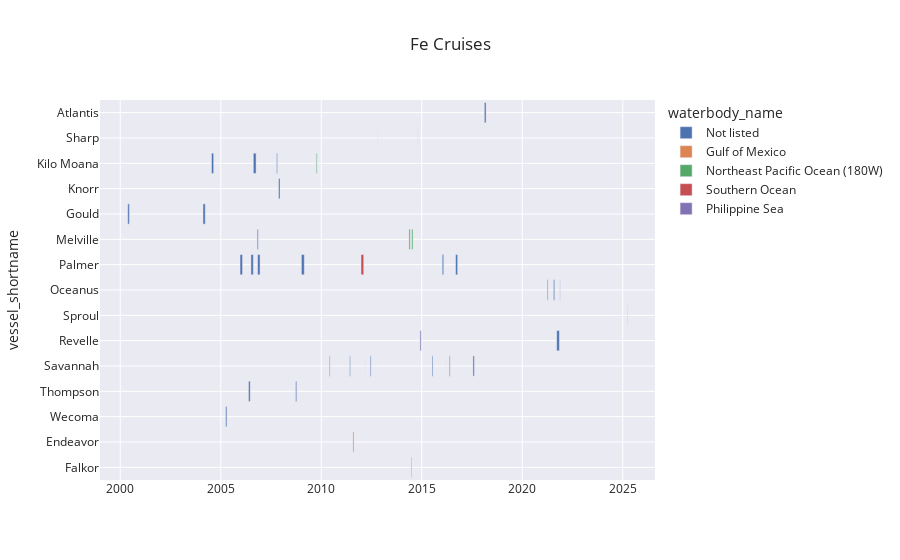

Write notebook code for a chart like this one.
### Code cell
title = "Fe Cruises"
fig = px.timeline(
    filtered_cruises,
    x_start="depart_date",
    x_end="arrive_date",
    y="vessel_shortname",  # This will be the label for each bar on the y-axis
    color="waterbody_name", # You can color by the same ID or another categorical column
    title=title,
    # Other optional arguments:
    hover_name="cruise_name", # Show more info on hover
    hover_data=["cruise_id", "waterbody_name", "cruise_doi"], # Show more info on hover
    # text="label_on_bar", # Text directly on the bar
    # facet_row="some_category", # For breaking down by a category
    # template="plotly_white" # or "plotly_dark", "ggplot2", "seaborn", etc.
    template = "seaborn"
)

# You might want to sort the y-axis (tasks) for better readability
fig.update_yaxes(autorange="reversed") # To display the first task at the top

fig.show()
fig.write_html("plots/Fe Cruises.html")

### Figure 1 — Plotly figure (JSON) as saved in the notebook; plotly's stock layout.template omitted (floating-point values rounded to 4 significant figures)
{"data": [{"base": ["2018-02-11T00:00:00.000000000", "2014-10-24T00:00:00.000000000", "2012-10-22T00:00:00.000000000", "2007-10-11T00:00:00.000000000", "2006-08-15T00:00:00.000000000", "2004-07-16T00:00:00.000000000", "2007-11-16T00:00:00.000000000", "2004-02-12T00:00:00.000000000", "2000-05-16T00:00:00.000000000", "2006-10-24T00:00:00.000000000", "2016-09-07T00:00:00.000000000", "2016-01-08T00:00:00.000000000", "2009-01-05T00:00:00.000000000", "2006-11-01T00:00:00.000000000", "2006-07-03T00:00:00.000000000", "2005-12-17T00:00:00.000000000", "2021-11-15T00:00:00.000000000", "2021-07-21T00:00:00.000000000", "2021-03-30T00:00:00.000000000", "2025-03-20T00:00:00.000000000", "2021-09-18T00:00:00.000000000", "2017-07-19T00:00:00.000000000", "2016-05-15T00:00:00.000000000", "2016-03-14T00:00:00.000000000", "2015-07-08T00:00:00.000000000", "2012-06-08T00:00:00.000000000", "2012-03-09T00:00:00.000000000", "2011-06-01T00:00:00.000000000", "2011-03-12T00:00:00.000000000", "2010-05-28T00:00:00.000000000", "2010-03-13T00:00:00.000000000", "2008-09-22T00:00:00.000000000", "2006-05-19T00:00:00.000000000", "2005-03-31T00:00:00.000000000"], "customdata": [["AT39-05", "Not listed", "10.7284/907941"], ["HRS1420", "Not listed", "10.7284/904774"], ["HRS121022GL", "Not listed", "10.7284/902082"], ["KM0719", "Not listed", "10.7284/901750"], ["KM0625", "Not listed", "10.7284/903031"], ["KM0415", "Not listed", "10.7284/901686"], ["KN192-05", "Not listed", "10.7284/900254"], ["LMG0402", "Not listed", "10.7284/905264"], ["LMG0005", "Not listed", "10.7284/905215"], ["MGLN10MV", "Not listed", "10.7284/903783"], ["NBP1608", "Not listed", "10.7284/907207"], ["NBP1601", "Not listed", "10.7284/906711"], ["NBP0901", "Not listed", "10.7284/905547"], ["NBP0608", "Not listed", "10.7284/905528"], ["NBP0606", "Not listed", "10.7284/905523"], ["NBP0601", "Not listed", "10.7284/905515"], ["OC2111A", "Not listed", "10.7284/909874"], ["OC2107A", "Not listed", "10.7284/909868"], ["OC2102A", "Not listed", "10.7284/909121"], ["SP2507", "Not listed", "10.7284/910834"], ["RR2106", "Not listed", "10.7284/909271"], ["SAV-17-15", "Not listed", "10.7284/907768"], ["SAV-16-16", "Not listed", "10.7284/907378"], ["SAV-16-07", "Not listed", "10.7284/907369"], ["SAV-15-18", "Not listed", "10.7284/906770"], ["SAV-12-22", "Not listed", "10.7284/905042"], ["SAV-12-10", "Not listed", "10.7284/905039"], ["SAV-11-15", "Not listed", "10.7284/904989"], ["SAV-11-04", "Not listed", "10.7284/905011"], ["SAV-10-12", "Not listed", "10.7284/902733"], ["SAV-10-06", "Not listed", "10.7284/902223"], ["TN225", "Not listed", "10.7284/902264"], ["TN195", "Not listed", "10.7284/901065"], ["W0503C", "Not listed", "10.7284/900620"]], "hovertemplate": "<b>%{hovertext}</b><br><br>waterbody_name=%{customdata[1]}<br>depart_date=%{base}<br>arrive_date=%{x}<br>vessel_shortname=%{y}<br>cruise_id=%{customdata[0]}<br>cruise_doi=%{customdata[2]}<extra></extra>", "hovertext": ["Collaborative Research: Iron and phosphorus balanced limitation of nitrogen fixation in the oligotrophic ocean", "Pyrite Nanoparticles as a Kinetically Stable Iron Source to the Ocean", "Pyrite Nanoparticles as a Kinetically Stable Iron Source to the Ocean", "Iron-Oxidizing Microbial Observatory (FeMO-2) - Loihi Seamount", "Iron in the Equatorial Undercurrent (EUC Fe)", "Iron-Complexing Ligands-Subarctic Pacific Ocean", "Interactions of Cobalt and Iron with in situ Cyanobacterial Physiology in the South Atlantic", "Plankton Community Structure and Iron Distribution in the Southern Drake Passage and Scotia Sea", "Influence of Seasonal Ice Cover on Pelagic and Benthic Communities/Planktonic Invertebrate Larvae and Biogeography of the Antarctic/Influence of Hydrothermal Discharge on Coastal Ocean Dissolved Iron Concentrations at Deception Island/ADCP Trials", "Loihi Seamount as an Observatory for the Study of Neutrophilic Iron-Oxidizing Bacteria and the Microbial Iron Cycle", "Investigating Iron-binding Ligands in Southern Ocean Diatom Communities", "Organic Carbon Oxidation and Iron Remobilization by West Antarctic Shelf Sediments", "Amundsen Sea Influence on West Antarctic Ice Sheet Stability and Sea Level Rise/Sampling the Ocean-Sea Ice Interaction in the Pacific Center of the Antarctic Dipole/Shedding Dynamic Light on Iron Limitation", "Interaction of Iron, Light and CO2 on Phytoplankton Community Dynamics in the Ross Sea", "Plankton Community Structure and Iron Distribution in the Southern Drake Passage and Scotia Sea", "Interaction of Iron, Light and CO2 on Phytoplankton Community Dynamics in the Ross Sea", "Iron Shuttle", "Iron Shuttle", "Iron Shuttle", "Pumped Vertical Profiles for In-Situ Trace Iron and Organic Iron-Binding Parameters Using Novel Electrochemical Fe(III) Sensing", "Stabilized Iron", "Iron Flux on Continental Margins", "Soluble Iron Fluxing from Continental Margin Sediments", "Soluble Iron Fluxing from Continental Margin Sediments", "Soluble Iron Fluxing from Continental Margin Sediments", "Release of Iron from Continental Margin Sediments/In Situ High-Pressure Liquid Chromatography (HPLC)", "Release of Iron from Continental Margin Sediments", "Release of Iron from Continental Margin Sediments", "Release of Iron from Continental Margin Sediments", "Processes Controlling Release of Iron from Continental Margin Sediments", "Processes Controlling Release of Iron from Continental Margin Sediments", "Iron-Oxidizing Microbial Observatory (FeMO-3) - Loihi Seamount", "Iron Availability to Phytoplankton", "Soluble and Colloidal Iron-Binding Ligands"], "legendgroup": "Not listed", "marker": {"color": "rgb(76,114,176)", "pattern": {"shape": ""}}, "name": "Not listed", "orientation": "h", "showlegend": true, "textposition": "auto", "type": "bar", "x": [2678400000, 86400000, 86400000, 1382400000, 4320000000, 3369600000, 2332800000, 3542400000, 2592000000, 1641600000, 3196800000, 2246400000, 4492800000, 3801600000, 3715200000, 3801600000, 432000000, 1900800000, 1296000000, 259200000, 4233600000, 2160000000, 1296000000, 0, 1382400000, 1382400000, 86400000, 1123200000, 0, 1123200000, 0, 1728000000, 2678400000, 1900800000], "xaxis": "x", "y": ["Atlantis", "Sharp", "Sharp", "Kilo Moana", "Kilo Moana", "Kilo Moana", "Knorr", "Gould", "Gould", "Melville", "Palmer", "Palmer", "Palmer", "Palmer", "Palmer", "Palmer", "Oceanus", "Oceanus", "Oceanus", "Sproul", "Revelle", "Savannah", "Savannah", "Savannah", "Savannah", "Savannah", "Savannah", "Savannah", "Savannah", "Savannah", "Savannah", "Thompson", "Thompson", "Wecoma"], "yaxis": "y"}, {"base": ["2011-07-30T00:00:00.000000000"], "customdata": [["EN497", "Gulf of Mexico", "10.7284/903501"]], "hovertemplate": "<b>%{hovertext}</b><br><br>waterbody_name=%{customdata[1]}<br>depart_date=%{base}<br>arrive_date=%{x}<br>vessel_shortname=%{y}<br>cruise_id=%{customdata[0]}<br>cruise_doi=%{customdata[2]}<extra></extra>", "hovertext": ["Continental Shelf Diagenesis II: Coastal Iron Supply"], "legendgroup": "Gulf of Mexico", "marker": {"color": "rgb(221,132,82)", "pattern": {"shape": ""}}, "name": "Gulf of Mexico", "orientation": "h", "showlegend": true, "textposition": "auto", "type": "bar", "x": [1728000000], "xaxis": "x", "y": ["Endeavor"], "yaxis": "y"}, {"base": ["2014-06-25T00:00:00.000000000", "2009-10-01T00:00:00.000000000", "2014-07-03T00:00:00.000000000", "2014-05-13T00:00:00.000000000"], "customdata": [["FK140625", "Northeast Pacific Ocean (180W)", "10.7284/900606"], ["KM0923", "Northeast Pacific Ocean (180W)", "10.7284/903648"], ["MV1405", "Northeast Pacific Ocean (180W)", "10.7284/904099"], ["MV1403", "Northeast Pacific Ocean (180W)", "10.7284/904100"]], "hovertemplate": "<b>%{hovertext}</b><br><br>waterbody_name=%{customdata[1]}<br>depart_date=%{base}<br>arrive_date=%{x}<br>vessel_shortname=%{y}<br>cruise_id=%{customdata[0]}<br>cruise_doi=%{customdata[2]}<extra></extra>", "hovertext": ["The Iron Eaters of Loihi Seamount", "Iron-Oxidizing Microbial Observatory (FeMO-4) - Loihi Seamount", "An Iron Limitation Mosaic Within the Central California Current System", "Iron Regulation of the Food Quality of Phytoplankton In Acidified Eastern Boundary Upwelling Systems"], "legendgroup": "Northeast Pacific Ocean (180W)", "marker": {"color": "rgb(85,168,104)", "pattern": {"shape": ""}}, "name": "Northeast Pacific Ocean (180W)", "orientation": "h", "showlegend": true, "textposition": "auto", "type": "bar", "x": [1036800000, 1382400000, 1987200000, 2073600000], "xaxis": "x", "y": ["Falkor", "Kilo Moana", "Melville", "Melville"], "yaxis": "y"}, {"base": ["2011-12-24T00:00:00.000000000"], "customdata": [["NBP1201", "Southern Ocean", "10.7284/903047"]], "hovertemplate": "<b>%{hovertext}</b><br><br>waterbody_name=%{customdata[1]}<br>depart_date=%{base}<br>arrive_date=%{x}<br>vessel_shortname=%{y}<br>cruise_id=%{customdata[0]}<br>cruise_doi=%{customdata[2]}<extra></extra>", "hovertext": ["Impact of Mesoscale Processes on Iron Supply and Phytoplankton Dynamics in the Ross Sea"], "legendgroup": "Southern Ocean", "marker": {"color": "rgb(196,78,82)", "pattern": {"shape": ""}}, "name": "Southern Ocean", "orientation": "h", "showlegend": true, "textposition": "auto", "type": "bar", "x": [4233600000], "xaxis": "x", "y": ["Palmer"], "yaxis": "y"}, {"base": ["2014-11-29T00:00:00.000000000"], "customdata": [["RR1413", "Philippine Sea", "10.7284/904110"]], "hovertemplate": "<b>%{hovertext}</b><br><br>waterbody_name=%{customdata[1]}<br>depart_date=%{base}<br>arrive_date=%{x}<br>vessel_shortname=%{y}<br>cruise_id=%{customdata[0]}<br>cruise_doi=%{customdata[2]}<extra></extra>", "hovertext": ["NOAA VENTS: Submarine Ring of Fire 2014 (Ironman)"], "legendgroup": "Philippine Sea", "marker": {"color": "rgb(129,114,179)", "pattern": {"shape": ""}}, "name": "Philippine Sea", "orientation": "h", "showlegend": true, "textposition": "auto", "type": "bar", "x": [1900800000], "xaxis": "x", "y": ["Revelle"], "yaxis": "y"}], "layout": {"autosize": true, "barmode": "overlay", "legend": {"title": {"text": "waterbody_name"}, "tracegroupgap": 0}, "title": {"text": "Fe Cruises"}, "xaxis": {"anchor": "y", "autorange": true, "domain": [0, 1], "range": ["1998-12-28 17:20", "2026-08-09 06:40"], "type": "date"}, "yaxis": {"anchor": "x", "autorange": true, "domain": [0, 1], "range": [14.5, -0.5], "title": {"text": "vessel_shortname"}, "type": "category"}}}
